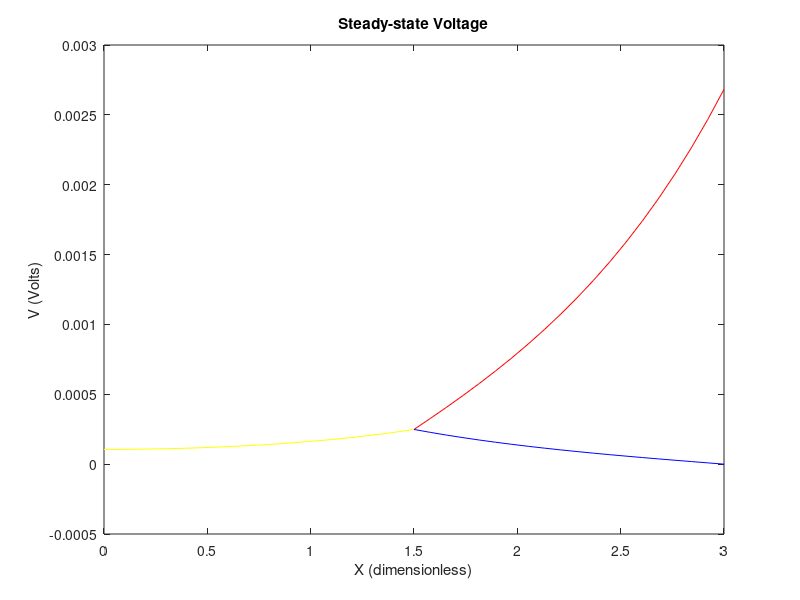

The MATLAB script that drew this image:
clc;
close all;
% mammalian dendrite

% Dimensions of compartments

d1 = 75e-4; 			% cm
d21 = 30e-4; 			% cm
d22 = 15e-4; 			% cm
%d21 = 47.2470e-4;       % E9 cm
%d22 = d21;               % E9 cm

l1 = 1.5;			% dimensionless
l21 = 3.0;			% dimensionless
l22 = 3.0;			% dimensionless

% Electrical properties of compartments

Rm = 6e3;			% Ohms cm^2
Rc = 90;			% Ohms cm
Rs = 1e6;			% Ohms

c1 = 2*(Rc*Rm)^(1/2)/pi;

rl1 = c1*d1^(-3/2);		% Ohms
rl21 = c1*d21^(-3/2);		% Ohms
rl22 = c1*d22^(-3/2);		% Ohms

% Applied current

iapp = 1e-9; 	% Amps

% Coefficient matrices

A = [1 -1 0 0 0 0;
     0 0 -exp(-l21) exp(l21) 0 0;
     0 0 0 0 exp(-l22) exp(l22);
     exp(-l1) exp(l1) -exp(-l1) -exp(l1) 0 0;
     0 0 exp(-l1) exp(l1) -exp(-l1) -exp(l1);
     -exp(-l1) exp(l1) rl1*exp(-l1)/rl21 -rl1*exp(l1)/rl21 rl1*exp(-l1)/rl22 -rl1*exp(l1)/rl22]; %Changed the sign of the index of exponential term in 6x6 element 

b = [0 rl21*iapp 0 0 0 0]';
x = A\b;
X = x*10^5

y1 = linspace(0,l1,20);
y21 = linspace(l1,l21,20);
y22 = linspace(l1,l22,20);
v1 = x(1)*exp(-y1)+x(2)*exp(y1);
v21 = x(3)*exp(-y21)+x(4)*exp(y21);
v22 = x(5)*exp(-y22)+x(6)*exp(y22);
figure;
plot(y1,v1,'y-',y21,v21,'r-',y22,v22,'b-');
xlabel('X (dimensionless)');
ylabel('V (Volts)');
title('Steady-state Voltage');


